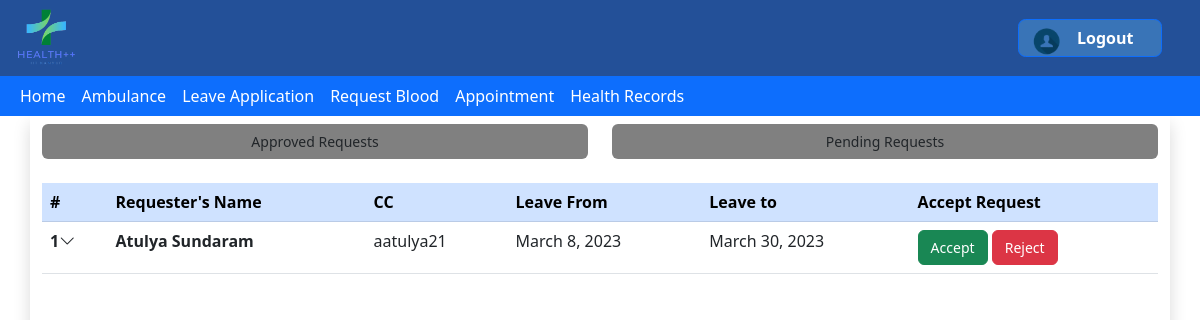
Page /leave/ViewApplications/ (signed in) on the earlier database version.
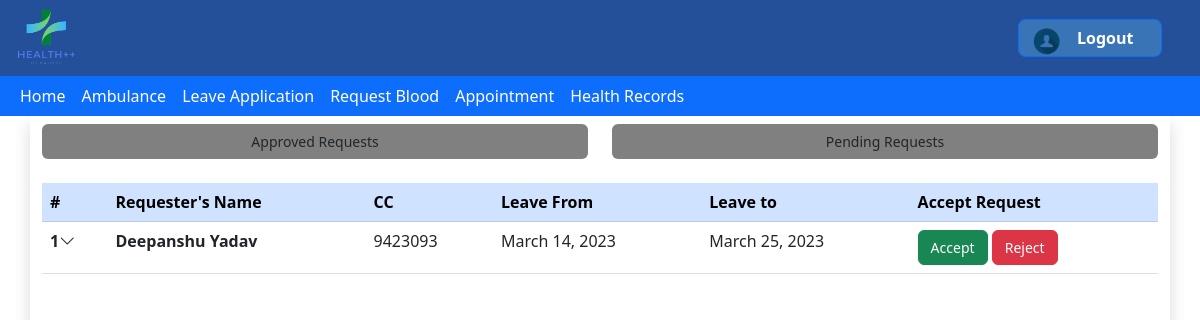
Same page on the later database version.
### leaveapp/models.py (models this page shows)
class LeaveApplication(models.Model):
    Account=models.ForeignKey(Account,on_delete=models.CASCADE,null=True)
    Leave_details=models.ForeignKey(Leave_detail,on_delete=models.CASCADE,null=True)
    Status=models.CharField(choices=status_choices,default='Pending',max_length=100,blank=True)

class Leave_detail(models.Model):
    FromDate=models.DateField()
    ToDate=models.DateField()
    Description=models.TextField(max_length=200)
    Prescription_Image=models.ImageField()
    requestTime=models.TimeField(null=True,blank=True)

### members/models.py (models this page shows, shortened)
class Account(models.Model):
    user=models.OneToOneField(User,on_delete=models.CASCADE)
    Role=models.CharField(max_length=100,choices=roles,default="Student",blank=True)
    DOB=models.DateField(blank=True,null=True)
    BloodG=models.CharField(choices=BloodG,null=True,max_length=20)
    CCID=models.CharField(null=True,max_length=20)
    Gender=models.CharField(null=True,default='Male',max_length=10)

### leaveapp/views.py (the view)
# urls.py: path("ViewApplications/",views.viewApplications,name="ViewApplications"),
@login_required
def viewApplications(request):
    AllApps=LeaveApplication.objects.all()
    returnList=[]
    for application in AllApps:
        if (application.Status=="Pending"):
            returnList.append(application)
    return render(request,'leaveapp/ViewApplications.html',{
        "Queue":returnList,
        "Status":"Pending",
    })

### leaveapp/templates/leaveapp/ViewApplications.html (shortened to what this page needs)
{% extends 'health/base.html' %}
{%load static%}
{%block content%}
<html lang="en">
<head>
    <link href="https://cdn.jsdelivr.net/npm/bootstrap@5.3.0-alpha1/dist/css/bootstrap.min.css" rel="stylesheet"
>
    <link rel="stylesheet" href="https://cdn.jsdelivr.net/npm/bootstrap-icons@1.5.0/font/bootstrap-icons.css" />
</head>
<body>
    <div class="container shadow min-vh-100 py-2">
        <div class="filter">
            <div class="row">
                <div class="col-6">
                    <form id="Accepted" method="GET" action="{% url 'filterStatus'%}">
                        <button type="submit" class="btn col-12 request-status" style="font-size: 14;" name="submit" value="Approved">Approved Requests</button>
                    </form>
                </div>
                <div class="col-6">
                    <form id="Pending" method="GET" action="{% url 'filterStatus'%}">
                        <button type="submit" class="btn col-12 request-status" style="font-size: 14;" name="submit" value="Pending">Pending Requests</button>
                    </form>
                </div>
            </div>
        </div>
        <div class="table-responsive">
            <table class="table accordion">
                <thead class="table-primary">
                    <tr>
                        <th scope="col">#</th>
                        <th scope="col">Requester's Name</th>
                        <th scope="col">CC</th>
                        <th scope="col">Leave From</th>
                        <th scope="col">Leave to</th>
                        <th scope="col">Accept Request</th>
                    </tr>
                </thead>
                <tbody>
                    {% for Application in Queue %}
                    <tr data-bs-toggle="collapse" data-bs-target="#r{{forloop.counter}}" class="accordion-toggle">
                        <th scope="row">{{forloop.counter}}<i class="bi bi-chevron-down onhover-grey"></i></th>
                        <td><strong>{{Application.Account.user.get_full_name}}</strong></td>
                        <td>{{Application.Account.CCID}}</td>
                        <td>{{Application.Leave_details.FromDate}}</td>
                        <td>{{Application.Leave_details.ToDate}}</td>
                        {% if Status == 'Pending'  %}
                        <td>
                            <form id="accept-reject-form" method="POST" action="{% url 'Application_Response'%}">
                                <button type="submit" class="btn btn-success" style="font-size: 14;" name="submit" value="accept">Accept</button>
                            </form>
                            <form id="accept-reject-form" method="POST" action="{% url 'Application_Response'%}">
                                <button type="submit" class="btn btn-danger" style="font-size: 14;" name="submit" value="reject">Reject</button>
                            </form>
                        </td>
                        {%endif%}
                    </tr>
                    {%endfor%}
                </tbody>
            </table>
        </div>
    </div>
</body>
</html>
{% endblock %}

Differences in the rows shown:
no longer on this page (row edited): LeaveApplication: Account.user.get_full_name "Atulya Sundaram", Account.CCID "aatulya21", Leave_details.FromDate "March 8, 2023", Leave_details.ToDate "March 30, 2023"
added LeaveApplication: Account.user.get_full_name "Deepanshu Yadav", Account.CCID "9423093", Leave_details.FromDate "March 14, 2023", Leave_details.ToDate "March 25, 2023"
